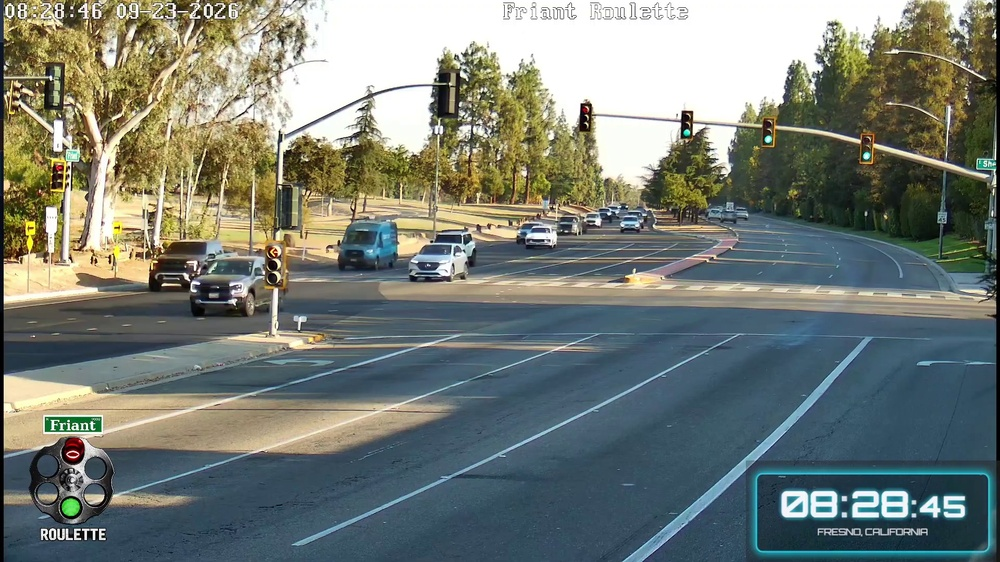
#> input picture data/fresno_live_frame.jpg, 1000 x 562 px, shrunk from 1920 x 1080 before the run
$ python -i vision_enhancer.py   (imports and definitions only)
#> lines starting #> are read from the running program, lines starting #| are printed output that depends on the picture
#> further down, picture is the input picture: shape (562, 1000, 3); mean B, G, R 117.3, 125.1, 118.1
"""Adaptive Night Vision and Adverse Weather (Rain, Fog, Haze) Enhancement Engine for StripeGuard AI."""
from __future__ import annotations

from typing import Any
import cv2
import numpy as np


class AdaptiveVisionEnhancer:
    """Real-time adaptive contrast, gamma lift, and dehazing for night and adverse weather."""

    def __init__(self) -> None:
        self.clahe_night = cv2.createCLAHE(clipLimit=2.8, tileGridSize=(8, 8))
        self.clahe_weather = cv2.createCLAHE(clipLimit=2.2, tileGridSize=(8, 8))
        self.clahe_plate = cv2.createCLAHE(clipLimit=3.5, tileGridSize=(6, 6))
        self._current_mode = "Clear Vision"
        # Precomputed gamma table for fast night vision lift (0.65 gamma)
        gamma = 0.65
        inv_gamma = 1.0 / gamma
        self._night_gamma_lut = np.array([((i / 255.0) ** inv_gamma) * 255 for i in range(256)]).astype(np.uint8)

    def analyze_environment(self, frame: np.ndarray) -> dict[str, Any]:
        """Estimate luminance, dynamic range, and atmospheric conditions."""
        if frame is None or frame.size == 0:
            return {"luminance": 128.0, "contrast": 50.0, "is_night": False, "is_adverse_weather": False, "mode": "Clear Vision"}

        # Sample central road view for fast analysis
        h, w = frame.shape[:2]
#> h = 562; w = 1000
        sample = frame[int(h * 0.25):int(h * 0.85), int(w * 0.15):int(w * 0.85)]
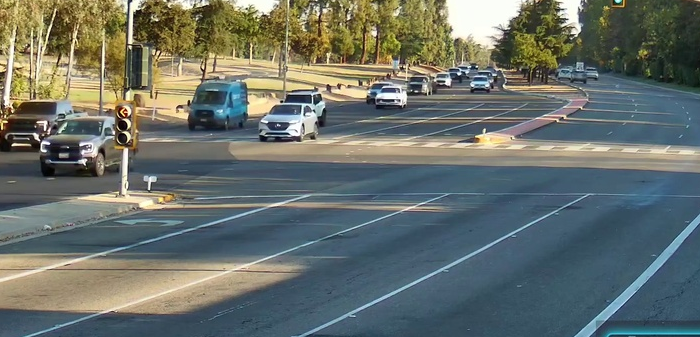
#> sample: shape (337, 700, 3); mean B, G, R 106.2, 112.5, 105.1
        gray = cv2.cvtColor(sample, cv2.COLOR_BGR2GRAY)
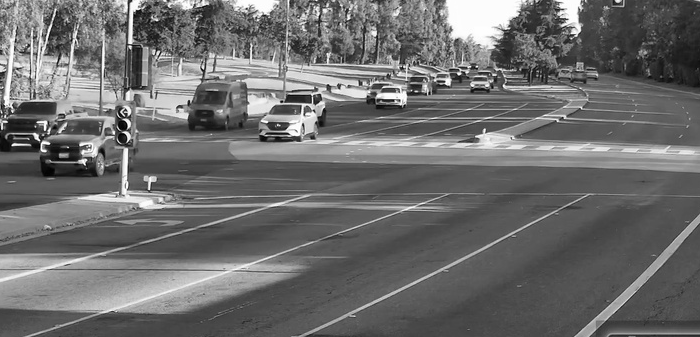
#> gray: shape (337, 700); min 0, max 255, mean 109.5
        mean_lum = float(np.mean(gray))
#> mean_lum = 109.5
        std_dev = float(np.std(gray))
#> std_dev = 48.09

        is_night = mean_lum < 80.0
#> is_night = False
        # Low contrast, desaturated or hazy conditions indicate rain, overcast, or dense fog
        is_adverse_weather = (std_dev < 40.0 and mean_lum >= 80.0) or (std_dev < 32.0)
#> is_adverse_weather = False

        mode = "Night Vision" if is_night else ("Adverse Weather (Rain/Fog)" if is_adverse_weather else "Clear Vision")
#> mode = 'Clear Vision'
        self._current_mode = mode
#> self._current_mode = 'Clear Vision'
        return {
            "luminance": round(mean_lum, 1),
            "contrast": round(std_dev, 1),
            "is_night": is_night,
            "is_adverse_weather": is_adverse_weather,
            "mode": mode,
        }

    def enhance_frame(self, frame: np.ndarray) -> tuple[np.ndarray, str]:
        """Enhance frame adaptively based on detected night or rain/fog condition."""
        if frame is None or frame.size == 0:
            return frame, "Clear Vision"

        env = self.analyze_environment(frame)
#> env = {'luminance': 109.5, 'contrast': 48.1, 'is_night': False, 'is_adverse_weather': False, 'mode': 'Clear Vision'}

        if env["is_night"]:
            # Night Vision Mode: Gamma expansion + LAB L-channel CLAHE
            lab = cv2.cvtColor(frame, cv2.COLOR_BGR2LAB)
            l, a, b = cv2.split(lab)
            l_lifted = cv2.LUT(l, self._night_gamma_lut)
            l_enhanced = self.clahe_night.apply(l_lifted)
            enhanced = cv2.cvtColor(cv2.merge([l_enhanced, a, b]), cv2.COLOR_LAB2BGR)
            return enhanced, "Night Vision (Active)"

        if env["is_adverse_weather"]:
            # Rain & Fog Dehaze Mode: Saturation recovery + contrast stretch + unsharp edge restoration
            hsv = cv2.cvtColor(frame, cv2.COLOR_BGR2HSV)
            h, s, v = cv2.split(hsv)
            s_boost = cv2.multiply(s, 1.25)
            v_enhanced = self.clahe_weather.apply(v)
            dehazed = cv2.cvtColor(cv2.merge([h, s_boost, v_enhanced]), cv2.COLOR_HSV2BGR)
            gaussian = cv2.GaussianBlur(dehazed, (0, 0), sigmaX=1.6)
            crisp = cv2.addWeighted(dehazed, 1.35, gaussian, -0.35, 0)
            return crisp, "Adverse Weather Vision (Rain/Fog Dehaze)"

        return frame, "Clear Vision"

    def enhance_crop_for_anpr(self, crop: np.ndarray) -> np.ndarray:
        """Deep plate & vehicle enhancement handling rain glare and pitch darkness."""
        if crop is None or crop.size == 0:
            return crop
        lab = cv2.cvtColor(crop, cv2.COLOR_BGR2LAB)
        l, a, b = cv2.split(lab)
        l_eq = self.clahe_plate.apply(l)
        enhanced = cv2.cvtColor(cv2.merge([l_eq, a, b]), cv2.COLOR_LAB2BGR)
        gaussian = cv2.GaussianBlur(enhanced, (0, 0), sigmaX=2.0)
        return cv2.addWeighted(enhanced, 1.40, gaussian, -0.40, 0)

>>> import cv2
>>> picture = cv2.imread('data/fresno_live_frame.jpg')
>>> result = AdaptiveVisionEnhancer().enhance_frame(picture)
